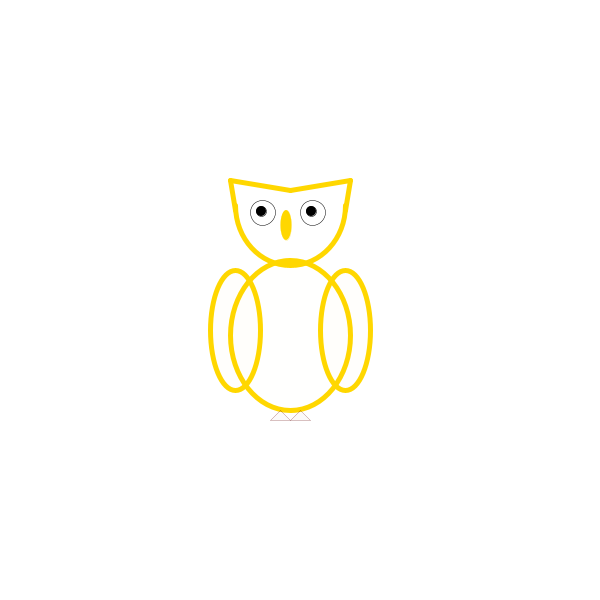
Frame 1 (no input)
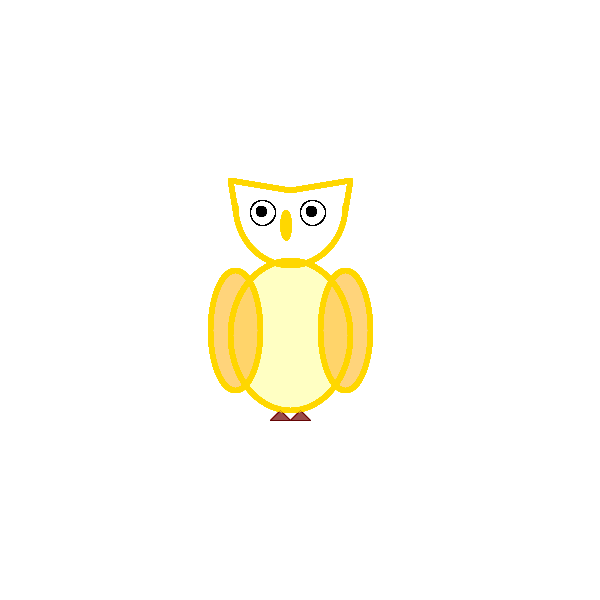
Frame 60 (the mouse pressed at the canvas centre just before this capture)
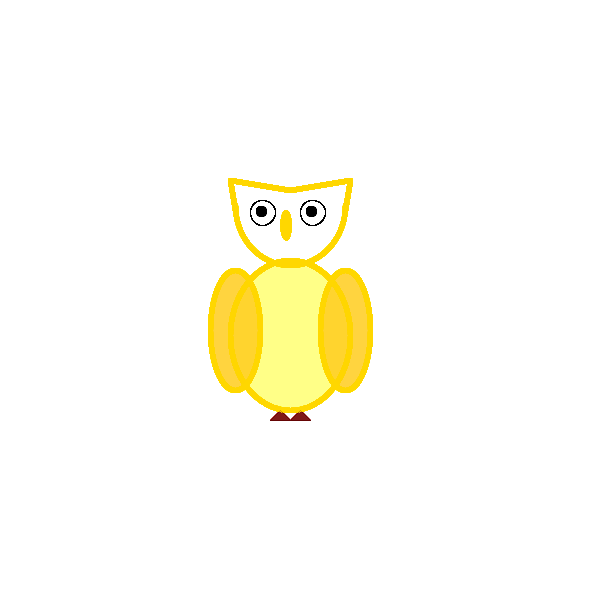
Frame 120 (the mouse held since frame 60 and released just before this capture)

The Processing sketch that drew these frames (run headless with seeded random() and noise(); from frame 60 on, the mouse is pressed at the canvas centre):

// Processing sketch: processing_11813
// ── processing_11813.pde

void setup(){
size(600,600);
smooth();
background(255);
}

void draw(){
//eyes
 ellipseMode(CORNER);
 strokeWeight(.5);
 noFill();
 stroke(0);
 ellipse(250,200,25,25);  
 ellipse(300,200,25,25);
 ellipseMode(CENTER); 
 fill(0);
 ellipse(261,211,10,10);
 ellipse(311,211,10,10);

//beak 
 strokeWeight(.2);
 stroke(255,215,0);
 fill(255,215,0);
 ellipse(286,225,11,30);
 strokeWeight(5);

//head
line(230,180,290,190);
 line(290,190,350,180);
 line(230,180,235,210);
 line(350,180,345,210);
noFill();
 arc(290,205,110,120,0,PI);
 


//wings and body
 ellipseMode(CORNER);
 fill(238,201,0,1);
 ellipse(230,260,120,150);
 fill(238,201,0,3);
 ellipse(210,270,50,120);
 ellipse(320,270,50,120);
  
//claws
 strokeWeight(.2);
 stroke(100,2,3);
 fill(100,2,3,5);
 triangle(280,410,270,420,290,420);
 triangle(300,410,290,420,310,420);

  
}
